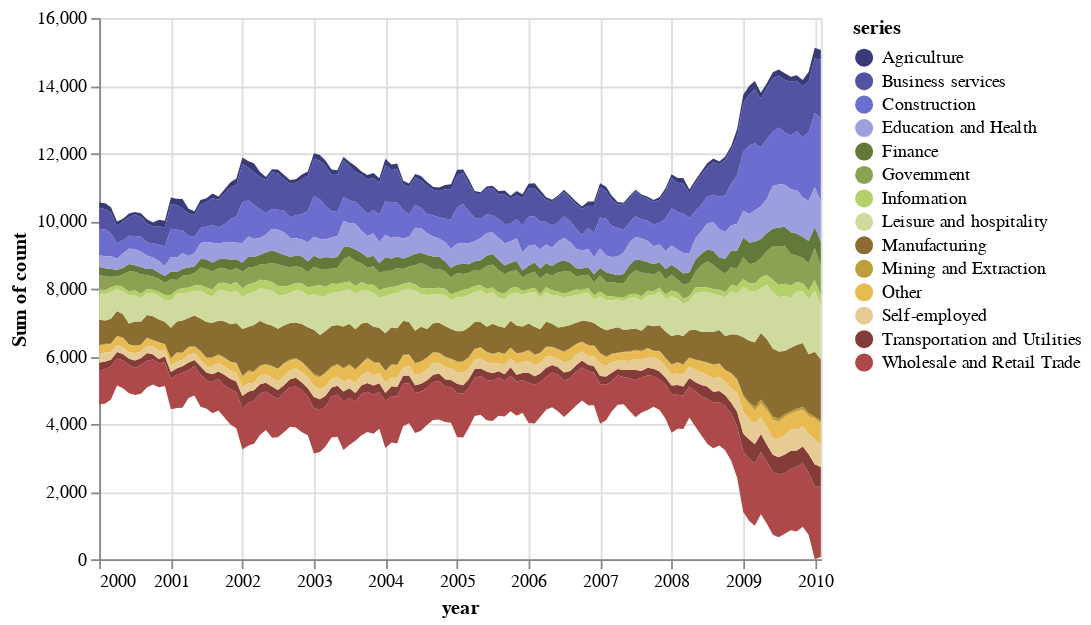

This figure's notebook cell:
### Code cell
#Area Chart
import altair as alt
from vega_datasets import data
unemp = data.unemployment_across_industries()
alt.Chart(unemp).mark_area().encode(
    alt.X('date:T', axis=alt.Axis(format='%Y', labelAngle=0)),
    y='sum(count):Q'
)
hover = alt.selection_single(on='mouseover')

alt.Chart(unemp).mark_area().encode(
    alt.X('date:T', timeUnit='yearmonth',
      axis=alt.Axis(format='%Y', labelAngle=0, title='year')),
    alt.Y('sum(count)',
        stack='center'
    ),
    color=alt.Color('series:N', scale=alt.Scale(scheme="category20b")),
    opacity=alt.condition(hover, alt.value(1.0), alt.value(0.5))
).properties(
    selection=hover
)

### Figure 1 — Vega-Lite specification as saved in the notebook (floating-point values rounded to 4 significant figures; data arrays with more than 128 entries replaced by an {"elided": "..."} marker saying what was removed)
{"config": {"view": {"continuousWidth": 400, "continuousHeight": 300}}, "data": {"name": "data-a71f9e9ca817f78977ff8b6ad06fdab9"}, "mark": "area", "encoding": {"color": {"field": "series", "scale": {"scheme": "category20b"}, "type": "nominal"}, "opacity": {"condition": {"value": 1.0, "selection": "selector001"}, "value": 0.5}, "x": {"axis": {"format": "%Y", "labelAngle": 0, "title": "year"}, "field": "date", "timeUnit": "yearmonth", "type": "temporal"}, "y": {"aggregate": "sum", "field": "count", "stack": "center", "type": "quantitative"}}, "selection": {"selector001": {"type": "single", "on": "mouseover"}}, "$schema": "https://vega.github.io/schema/vega-lite/v4.17.0.json", "datasets": {"data-a71f9e9ca817f78977ff8b6ad06fdab9": {"elided": "1708 records"}}}
